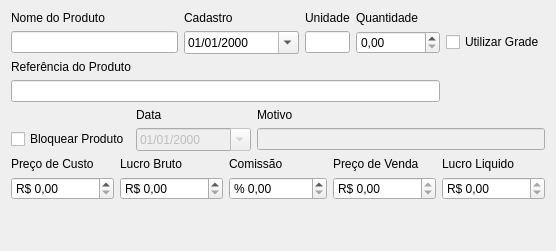
      <widget class="QWidget" name="tab_3">
       <attribute name="title">
        <string>Dados do Produto</string>
       </attribute>
       <layout class="QGridLayout" name="gridLayout_21">
        <item row="11" column="0">
         <spacer name="verticalSpacer">
          <property name="orientation">
           <enum>Qt::Vertical</enum>
          </property>
          <property name="sizeHint" stdset="0">
           <size>
            <width>20</width>
            <height>40</height>
           </size>
          </property>
         </spacer>
        </item>
        <item row="3" column="0">
         <layout class="QGridLayout" name="gridLayout_13">
          <item row="0" column="3">
           <widget class="QLabel" name="label_33">
            <property name="sizePolicy">
             <sizepolicy hsizetype="Fixed" vsizetype="Fixed">
              <horstretch>0</horstretch>
              <verstretch>0</verstretch>
             </sizepolicy>
            </property>
            <property name="text">
             <string>Unidade</string>
            </property>
           </widget>
          </item>
          <item row="0" column="4">
           <widget class="QLabel" name="label_45">
            <property name="sizePolicy">
             <sizepolicy hsizetype="Fixed" vsizetype="Fixed">
              <horstretch>0</horstretch>
              <verstretch>0</verstretch>
             </sizepolicy>
            </property>
            <property name="text">
             <string>Quantidade</string>
            </property>
           </widget>
          </item>
          <item row="2" column="0" colspan="4">
           <widget class="QLabel" name="label_40">
            <property name="text">
             <string>Referência do Produto</string>
            </property>
           </widget>
          </item>
          <item row="3" column="0" colspan="5">
           <widget class="QLineEdit" name="productReference_lineEdit_mainData"/>
          </item>
          <item row="1" column="0">
           <widget class="QLineEdit" name="name_lineEdit_mainData">
            <property name="minimumSize">
             <size>
              <width>0</width>
              <height>0</height>
             </size>
            </property>
            <property name="toolTip">
             <string>Nome do Produto</string>
            </property>
            <property name="locale">
             <locale language="Portuguese" country="Brazil"/>
            </property>
            <property name="inputMask">
             <string/>
            </property>
           </widget>
          </item>
          <item row="1" column="4">
           <widget class="QDoubleSpinBox" name="quantity_doubleSpinBox_mainData">
            <property name="locale">
             <locale language="Portuguese" country="Brazil"/>
            </property>
            <property name="showGroupSeparator" stdset="0">
             <bool>false</bool>
            </property>
            <property name="prefix">
             <string/>
            </property>
            <property name="suffix">
             <string/>
            </property>
            <property name="decimals">
             <number>2</number>
            </property>
            <property name="maximum">
             <double>99999999999.000000000000000</double>
            </property>
            <property name="singleStep">
             <double>1.000000000000000</double>
            </property>
            <property name="value">
             <double>0.000000000000000</double>
            </property>
           </widget>
          </item>
          <item row="1" column="3">
           <widget class="QLineEdit" name="unit_lineEdit_mainData">
            <property name="sizePolicy">
             <sizepolicy hsizetype="Ignored" vsizetype="Fixed">
              <horstretch>0</horstretch>
              <verstretch>0</verstretch>
             </sizepolicy>
            </property>
            <property name="toolTip">
             <string>Nome do Produto</string>
            </property>
            <property name="locale">
             <locale language="Portuguese" country="Brazil"/>
            </property>
            <property name="inputMask">
             <string/>
            </property>
           </widget>
          </item>
          <item row="0" column="0">
           <widget class="QLabel" name="label_26">
            <property name="sizePolicy">
             <sizepolicy hsizetype="Minimum" vsizetype="Minimum">
              <horstretch>0</horstretch>
              <verstretch>0</verstretch>
             </sizepolicy>
            </property>
            <property name="text">
             <string>Nome do Produto</string>
            </property>
           </widget>
          </item>
          <item row="0" column="1">
           <widget class="QLabel" name="label_35">
            <property name="sizePolicy">
             <sizepolicy hsizetype="Fixed" vsizetype="Fixed">
              <horstretch>0</horstretch>
              <verstretch>0</verstretch>
             </sizepolicy>
            </property>
            <property name="text">
             <string>Cadastro</string>
            </property>
           </widget>
          </item>
          <item row="1" column="5">
           <widget class="QCheckBox" name="enableDegree_checkBox">
            <property name="sizePolicy">
             <sizepolicy hsizetype="Fixed" vsizetype="Fixed">
              <horstretch>0</horstretch>
              <verstretch>0</verstretch>
             </sizepolicy>
            </property>
            <property name="text">
             <string>Utilizar Grade</string>
            </property>
           </widget>
          </item>
          <item row="1" column="1" colspan="2">
           <widget class="QDateEdit" name="dateRegister_mainData">
            <property name="sizePolicy">
             <sizepolicy hsizetype="Fixed" vsizetype="Fixed">
              <horstretch>0</horstretch>
              <verstretch>0</verstretch>
             </sizepolicy>
            </property>
            <property name="minimumSize">
             <size>
              <width>115</width>
              <height>0</height>
             </size>
            </property>
            <property name="displayFormat">
             <string>dd/MM/yyyy</string>
            </property>
            <property name="calendarPopup">
             <bool>true</bool>
            </property>
           </widget>
          </item>
         </layout>
        </item>
        <item row="2" column="0">
         <layout class="QGridLayout" name="gridLayout_4"/>
        </item>
        <item row="10" column="0">
         <layout class="QGridLayout" name="gridLayout_3">
          <item row="1" column="2">
           <widget class="QLabel" name="label_71">
            <property name="sizePolicy">
             <sizepolicy hsizetype="Minimum" vsizetype="Minimum">
              <horstretch>0</horstretch>
              <verstretch>0</verstretch>
             </sizepolicy>
            </property>
            <property name="text">
             <string>Lucro Bruto</string>
            </property>
           </widget>
          </item>
          <item row="2" column="4">
           <widget class="QDoubleSpinBox" name="sellingPrice_doubleSpinBox_mainData">
            <property name="locale">
             <locale language="Portuguese" country="Brazil"/>
            </property>
            <property name="readOnly">
             <bool>true</bool>
            </property>
            <property name="prefix">
             <string>R$ </string>
            </property>
            <property name="maximum">
             <double>99999999999.000000000000000</double>
            </property>
           </widget>
          </item>
          <item row="2" column="3">
           <widget class="QDoubleSpinBox" name="additionalCommission_doubleSpinBox_mainData">
            <property name="locale">
             <locale language="Portuguese" country="Brazil"/>
            </property>
            <property name="prefix">
             <string>% </string>
            </property>
            <property name="maximum">
             <double>99999999999.000000000000000</double>
            </property>
           </widget>
          </item>
          <item row="1" column="5">
           <widget class="QLabel" name="label_72">
            <property name="sizePolicy">
             <sizepolicy hsizetype="Minimum" vsizetype="Minimum">
              <horstretch>0</horstretch>
              <verstretch>0</verstretch>
             </sizepolicy>
            </property>
            <property name="text">
             <string>Lucro Liquido</string>
            </property>
           </widget>
          </item>
          <item row="1" column="4">
           <widget class="QLabel" name="label_68">
            <property name="sizePolicy">
             <sizepolicy hsizetype="Minimum" vsizetype="Minimum">
              <horstretch>0</horstretch>
              <verstretch>0</verstretch>
             </sizepolicy>
            </property>
            <property name="text">
             <string>Preço de Venda</string>
            </property>
           </widget>
          </item>
          <item row="1" column="3">
           <widget class="QLabel" name="label_42">
            <property name="text">
             <string>Comissão</string>
            </property>
           </widget>
          </item>
          <item row="2" column="2">
           <widget class="QDoubleSpinBox" name="profit_doubleSpinBox_mainData">
            <property name="locale">
             <locale language="Portuguese" country="Brazil"/>
            </property>
            <property name="prefix">
             <string>R$ </string>
            </property>
            <property name="maximum">
             <double>99999999999.000000000000000</double>
            </property>
           </widget>
          </item>
          <item row="1" column="1">
           <widget class="QLabel" name="label_67">
            <property name="sizePolicy">
             <sizepolicy hsizetype="Minimum" vsizetype="Minimum">
              <horstretch>0</horstretch>
              <verstretch>0</verstretch>
             </sizepolicy>
            </property>
            <property name="text">
             <string>Preço de Custo</string>
            </property>
           </widget>
          </item>
          <item row="2" column="5">
           <widget class="QDoubleSpinBox" name="netProfit_doubleSpinBox_mainData">
            <property name="locale">
             <locale language="Portuguese" country="Brazil"/>
            </property>
            <property name="readOnly">
             <bool>true</bool>
            </property>
            <property name="prefix">
             <string>R$ </string>
            </property>
            <property name="maximum">
             <double>99999999999.000000000000000</double>
            </property>
           </widget>
          </item>
          <item row="2" column="1">
           <widget class="QDoubleSpinBox" name="cost_doubleSpinBox_mainData">
            <property name="sizePolicy">
             <sizepolicy hsizetype="Preferred" vsizetype="Fixed">
              <horstretch>0</horstretch>
              <verstretch>0</verstretch>
             </sizepolicy>
            </property>
            <property name="minimumSize">
             <size>
              <width>0</width>
              <height>0</height>
             </size>
            </property>
            <property name="locale">
             <locale language="Portuguese" country="Brazil"/>
            </property>
            <property name="showGroupSeparator" stdset="0">
             <bool>false</bool>
            </property>
            <property name="prefix">
             <string>R$ </string>
            </property>
            <property name="suffix">
             <string/>
            </property>
            <property name="decimals">
             <number>2</number>
            </property>
            <property name="maximum">
             <double>99999999999.000000000000000</double>
            </property>
            <property name="singleStep">
             <double>1.000000000000000</double>
            </property>
            <property name="value">
             <double>0.000000000000000</double>
            </property>
           </widget>
          </item>
         </layout>
        </item>
        <item row="5" column="0">
         <layout class="QGridLayout" name="gridLayout_11">
          <item row="1" column="0">
           <widget class="QCheckBox" name="blockProduct_checkbox_mainData">
            <property name="sizePolicy">
             <sizepolicy hsizetype="Fixed" vsizetype="Fixed">
              <horstretch>0</horstretch>
              <verstretch>0</verstretch>
             </sizepolicy>
            </property>
            <property name="text">
             <string>Bloquear Produto</string>
            </property>
           </widget>
          </item>
          <item row="0" column="2">
           <widget class="QLabel" name="label_46">
            <property name="sizePolicy">
             <sizepolicy hsizetype="Preferred" vsizetype="Minimum">
              <horstretch>0</horstretch>
              <verstretch>0</verstretch>
             </sizepolicy>
            </property>
            <property name="text">
             <string>Motivo</string>
            </property>
           </widget>
          </item>
          <item row="1" column="2">
           <widget class="QLineEdit" name="reason_lineEdit_mainData">
            <property name="enabled">
             <bool>false</bool>
            </property>
            <property name="readOnly">
             <bool>false</bool>
            </property>
           </widget>
          </item>
          <item row="1" column="1">
           <widget class="QDateEdit" name="dateBlock_mainData">
            <property name="enabled">
             <bool>false</bool>
            </property>
            <property name="sizePolicy">
             <sizepolicy hsizetype="Fixed" vsizetype="Fixed">
              <horstretch>0</horstretch>
              <verstretch>0</verstretch>
             </sizepolicy>
            </property>
            <property name="minimumSize">
             <size>
              <width>115</width>
              <height>0</height>
             </size>
            </property>
            <property name="readOnly">
             <bool>false</bool>
            </property>
            <property name="displayFormat">
             <string>dd/MM/yyyy</string>
            </property>
            <property name="calendarPopup">
             <bool>true</bool>
            </property>
           </widget>
          </item>
          <item row="0" column="1">
           <widget class="QLabel" name="label_41">
            <property name="sizePolicy">
             <sizepolicy hsizetype="Preferred" vsizetype="Minimum">
              <horstretch>0</horstretch>
              <verstretch>0</verstretch>
             </sizepolicy>
            </property>
            <property name="text">
             <string>Data</string>
            </property>
           </widget>
          </item>
         </layout>
        </item>
       </layout>
      </widget>
